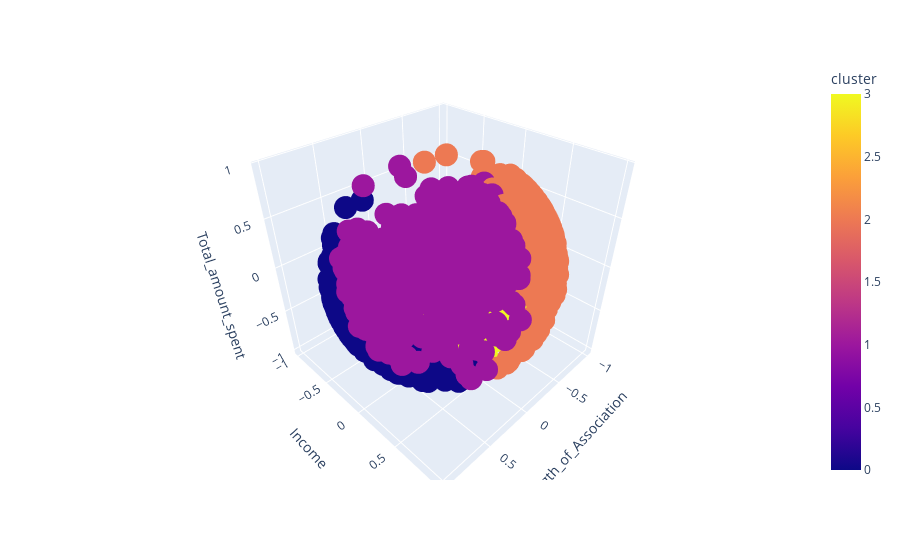

Source (notebook cell):
### Code cell
fig = px.scatter_3d(X, x='Length_of_Association', z='Total_amount_spent', y='Income',
                    color='cluster')
fig.show()

### Figure 1 — Plotly figure (JSON) as saved in the notebook; plotly's stock layout.template omitted (floating-point values rounded to 4 significant figures; data arrays with more than 128 entries replaced by an {"elided": "..."} marker saying what was removed)
{"data": [{"hovertemplate": "Length_of_Association=%{x}<br>Income=%{y}<br>Total_amount_spent=%{z}<br>cluster=%{marker.color}<extra></extra>", "legendgroup": "", "marker": {"color": {"elided": "2216 int values"}, "coloraxis": "coloraxis", "symbol": "circle"}, "mode": "markers", "name": "", "scene": "scene", "showlegend": false, "type": "scatter3d", "x": {"elided": "2216 float values"}, "y": {"elided": "2216 float values"}, "z": {"elided": "2216 float values"}}], "layout": {"coloraxis": {"colorbar": {"title": {"text": "cluster"}}, "colorscale": [[0, "#0d0887"], [0.1111, "#46039f"], [0.2222, "#7201a8"], [0.3333, "#9c179e"], [0.4444, "#bd3786"], [0.5556, "#d8576b"], [0.6667, "#ed7953"], [0.7778, "#fb9f3a"], [0.8889, "#fdca26"], [1, "#f0f921"]]}, "legend": {"tracegroupgap": 0}, "margin": {"t": 60}, "scene": {"domain": {"x": [0, 1], "y": [0, 1]}, "xaxis": {"title": {"text": "Length_of_Association"}}, "yaxis": {"title": {"text": "Income"}}, "zaxis": {"title": {"text": "Total_amount_spent"}}}}}
